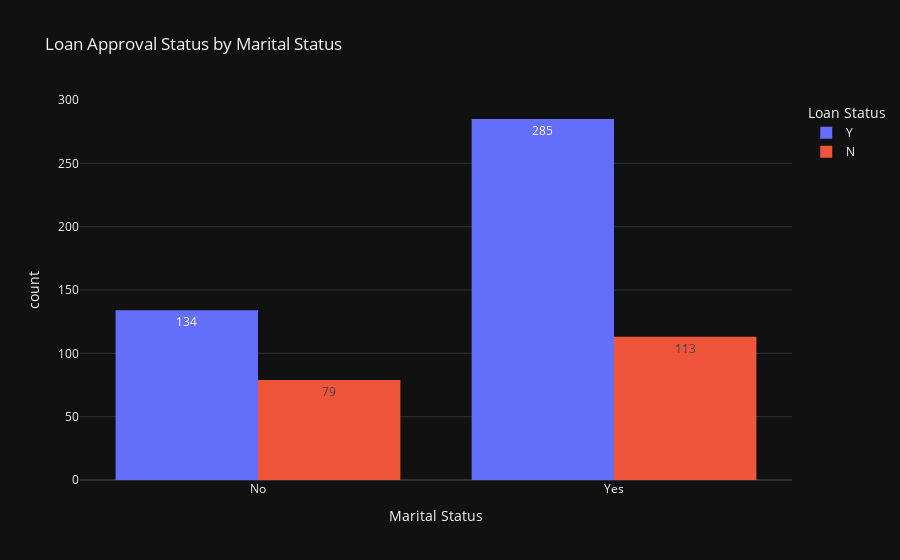

Source (notebook cell):
### Code cell
# Create a bar chart for Loan_Status by Marital Status (Married)
fig = px.histogram(
    data_frame=df,
    x='Married',
    color='Loan_Status', 
    barmode='group',
    text_auto=True,
    template='plotly_dark',          
    title='Loan Approval Status by Marital Status',
    labels={'Married': 'Marital Status', 'Loan_Status': 'Loan Status'}      
)                         
             
fig.show()

### Figure 1 — Plotly figure (JSON) as saved in the notebook; plotly's stock layout.template omitted (floating-point values rounded to 4 significant figures; data arrays with more than 128 entries replaced by an {"elided": "..."} marker saying what was removed)
{"data": [{"alignmentgroup": "True", "bingroup": "x", "hovertemplate": "Loan Status=Y<br>Marital Status=%{x}<br>count=%{y}<extra></extra>", "legendgroup": "Y", "marker": {"color": "#636efa", "pattern": {"shape": ""}}, "name": "Y", "offsetgroup": "Y", "orientation": "v", "showlegend": true, "texttemplate": "%{value}", "type": "histogram", "x": {"elided": "422 str values"}, "xaxis": "x", "yaxis": "y"}, {"alignmentgroup": "True", "bingroup": "x", "hovertemplate": "Loan Status=N<br>Marital Status=%{x}<br>count=%{y}<extra></extra>", "legendgroup": "N", "marker": {"color": "#EF553B", "pattern": {"shape": ""}}, "name": "N", "offsetgroup": "N", "orientation": "v", "showlegend": true, "texttemplate": "%{value}", "type": "histogram", "x": {"elided": "192 str values"}, "xaxis": "x", "yaxis": "y"}], "layout": {"autosize": true, "barmode": "group", "legend": {"title": {"text": "Loan Status"}, "tracegroupgap": 0}, "title": {"text": "Loan Approval Status by Marital Status"}, "xaxis": {"anchor": "y", "autorange": true, "domain": [0, 1], "range": [-0.5, 1.5], "title": {"text": "Marital Status"}, "type": "category"}, "yaxis": {"anchor": "x", "autorange": true, "domain": [0, 1], "range": [0, 300], "title": {"text": "count"}}}}
